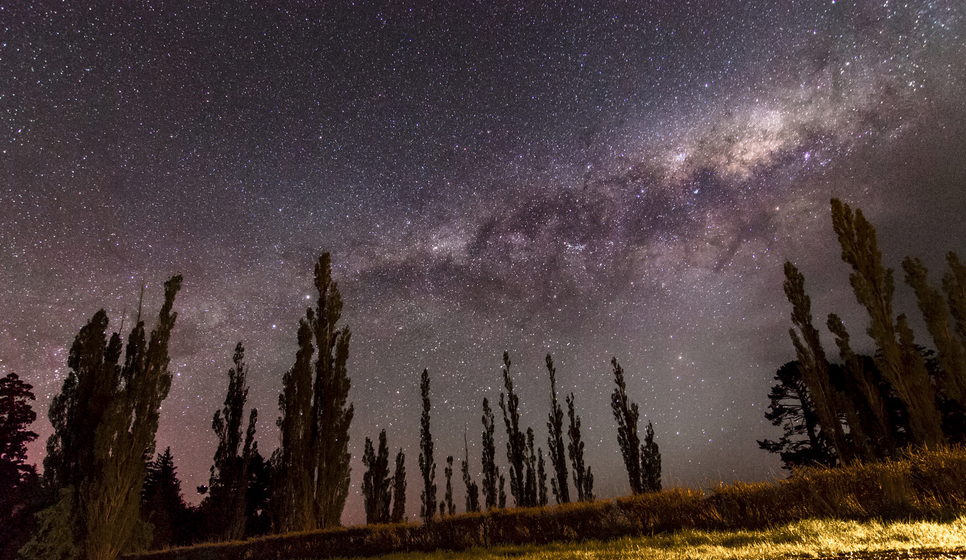
#> input picture stars.png, 966 x 560 px
$ jupyter execute cv2test.ipynb
#> lines starting #> are read from the running program, lines starting #| are printed output that depends on the picture
[cell 1]
import cv2
from math import sqrt
import numpy as np

[cell 2]
imagePath = r'stars.png'
image = cv2.imread(imagePath)
#> image is the input picture: shape (560, 966, 3); mean B, G, R 60.6, 60.6, 74.5
print("width: {} pixels".format(image.shape[1]))
#| width: 966 pixels
print("height: {} pixels".format(image.shape[0]))
#| height: 560 pixels
print("channels: {}".format(image.shape[2]))
#| channels: 3
cv2.line(image, (0,0), (200,200), (0, 255, 255), 5)
cv2.rectangle(image, (200,200), (300,300), (255, 0, 255), 5)
cv2.circle(image, (int(300+50/sqrt(2)), int(300+50/sqrt(2))), 50, (255, 255, 0), 5)
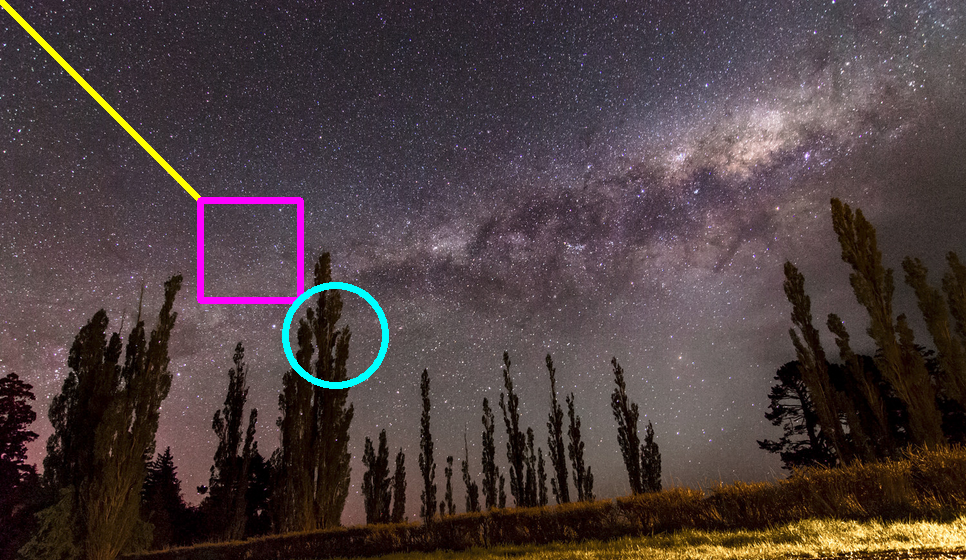
#> image: shape (560, 966, 3); mean B, G, R 62, 61.6, 75.6
cv2.imshow("Image", image)
cv2.waitKey(0)

[cell 3]
Mrot = cv2.getRotationMatrix2D(center=(image.shape[0]//2,image.shape[1]//2), angle=90, scale=1)
print(Mrot)
#| [[ 6.123234e-17  1.000000e+00 -2.030000e+02]
#|  [-1.000000e+00  6.123234e-17  7.630000e+02]]
